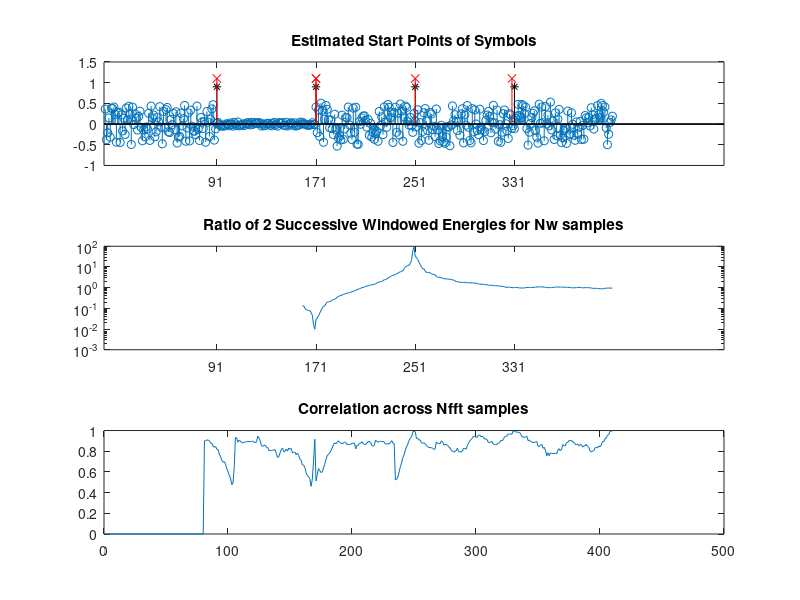

This figure's MATLAB source:
%do_sync_w_double_window.m
clear, clf
Cor_thd=0.988; % The threshold to determine the peak of correlation
Nfft=64; Ng=16; Nsym=Nfft+Ng; Nsym1=Nsym+1; 
Nnull=Nsym; Nw=Nnull; Nw1=Nw+1; Nw2=Nw*2; Ng1=Ng+1; Nfft1=Nfft+1; 
Nd=90; % Remaining period of the last symbol in the previous frame
N_OFDM=3; % One Null + N_OFDM symbols
Max_energy_ratio=0;  Min_energy_ratio=1e10;
r = [rand(1,Nd)-0.5+j*(rand(1,Nd)-0.5) zeros(1,Nnull)];
for i=1:N_OFDM
   symbol=rand(1,Nfft)-0.5 +j*(rand(1,Nfft)-0.5); 
   r = [r symbol(end-Ng+1:end) symbol];
end
L_frame = length(r); 
r = r + 0.1*(rand(1,L_frame)-0.5+j*(rand(1,L_frame)-0.5));
energy_w1=zeros(1,Nw1); power_w=zeros(1,Nw1); 
sig_w=zeros(1,Nfft1); energy_w2=zeros(1,Nfft1); corr_w=zeros(1,Ng1);
OFDM_start_points = [0]; corr=0; 
for n=1:L_frame
   sig_w = [sig_w(2:end) r(n)]; % Signal window
   power_n = r(n)'*r(n); % Current signal power
   power_w = [power_w(2:end)  power_n]; % Power window 
   energy_w1=[energy_w1(2:end) energy_w1(end)+power_n]; %Energy window
   if n>Nw, energy_w1(end)=energy_w1(end)-power_w(1); end %of size Nw
   energy_w2=[energy_w2(2:end) energy_w2(end)+power_n]; %Energy window
   if n>Ng, energy_w2(end)=energy_w2(end)-power_w(end-Ng); end
   corr_w(1:end-1) = corr_w(2:end); 
   if n>Nfft
     %Correlation between signals at 2 points spaced Nfft samples apart
     corr_w(end)=abs(sig_w(end)'*sig_w(1)); corr=corr+corr_w(end);
   end
   if n>Nsym, corr=corr-corr_w(1); end %Correlation window of Ng pts
   % Null Symbol detection based on energy ratio
   if n>=Nw2
     energy_ratio = energy_w1(end)/energy_w1(1);
     energy_ratios(n) = energy_ratio; 
     if energy_ratio<Min_energy_ratio  % Eq.(11.3.8a)
       Min_energy_ratio = energy_ratio; Null_start_point = n-Nw+1;
     end
     if energy_ratio>Max_energy_ratio  % Eq.(11.3.8b)
       Max_energy_ratio = energy_ratio; F_start = n-Nw+1;
     end
   end
   % CP-based Symbol Time estimation
   if n>Nsym
     % Normalized, windowed correlation across Nfft samples for Ng pts  
     correlation=corr/sqrt(energy_w2(end)*energy_w2(1)); % Eq.(11.3.9)
     correlations(n) = correlation; 
     if correlation>Cor_thd&n-Nsym>OFDM_start_points(end)+Nfft
       OFDM_start_points = [OFDM_start_points n-Nsym+1];
     end
   end
end
Estimated_start_points=[Null_start_point F_start OFDM_start_points(2:end)]
True_start_points=[Nd+1:Nsym:L_frame]
N_True_start_points=length(True_start_points);
subplot(311), stem(real(r)), set(gca,'XTick',True_start_points)
hold on, stem(True_start_points,0.9*ones(1,N_True_start_points),'k*')
N_Sym=length(Estimated_start_points);
stem(Estimated_start_points,1.1*ones(1,N_Sym),'rx')
title('Estimated Start Points of Symbols')
subplot(312),semilogy(energy_ratios),set(gca,'XTick',True_start_points)
title('Ratio of 2 Successive Windowed Energies for Nw samples')
subplot(313), plot(correlations)
hold on, title('Correlation across Nfft samples')